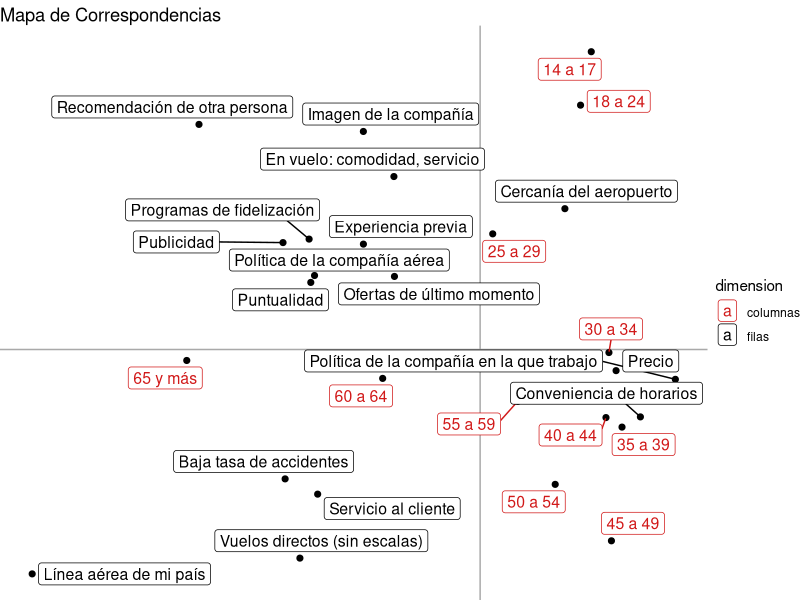

R code for this plot:
library(FactoMineR)
library(ggplot2)
library(ggrepel)
library(readxl)

datos <- as.data.frame(read_excel("ejemplo CA.xlsx", 1))
rownames(datos) <- datos[,1]
datos <- datos[,-1]

acor <- CA(datos, graph = FALSE)

filas <- as.data.frame(acor$row$coord[,1:2])
filas$dimension <- "filas"
columnas <- as.data.frame(acor$col$coord[,1:2])
columnas$dimension <- "columnas"

grafico <- rbind(filas,columnas)
names(grafico) <- c("x","y","dimension")
porcx <- round(acor$eig[1,2],2)
porcy <- round(acor$eig[2,2],2)

ggplot(grafico, aes(x, y, label=row.names(grafico))) +
  geom_hline(yintercept=0, color="darkgrey") +
  geom_vline(xintercept=0, color="darkgrey") +
  geom_point(size=1.75) +
  scale_colour_manual(values=c("#D11919","black")) +
  geom_label_repel(size=4, aes(colour = dimension)) +
  ggtitle("Mapa de Correspondencias") +  
  ylab(paste0("Contribucion: ",porcy,"%")) +
  xlab(paste0("Contribucion: ",porcx,"%")) +
  theme_void() +
  theme(axis.text.x = element_blank()) + 
  theme(axis.text.y = element_blank()) +
  theme(axis.ticks.x = element_blank()) +
  theme(axis.ticks.y = element_blank())
